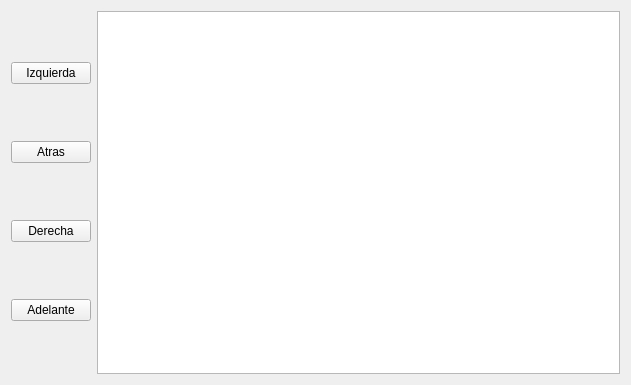
<?xml version="1.0" encoding="UTF-8"?>
<ui version="4.0">
 <class>Widget</class>
 <widget class="QWidget" name="Widget">
  <property name="geometry">
   <rect>
    <x>0</x>
    <y>0</y>
    <width>631</width>
    <height>385</height>
   </rect>
  </property>
  <property name="windowTitle">
   <string>Widget</string>
  </property>
  <layout class="QHBoxLayout" name="horizontalLayout">
   <item>
    <layout class="QVBoxLayout" name="verticalLayout">
     <item>
      <widget class="QPushButton" name="Izquierda">
       <property name="text">
        <string>Izquierda</string>
       </property>
      </widget>
     </item>
     <item>
      <widget class="QPushButton" name="Atras">
       <property name="text">
        <string>Atras</string>
       </property>
      </widget>
     </item>
     <item>
      <widget class="QPushButton" name="Derecha">
       <property name="text">
        <string>Derecha</string>
       </property>
      </widget>
     </item>
     <item>
      <widget class="QPushButton" name="Adelante">
       <property name="text">
        <string>Adelante</string>
       </property>
      </widget>
     </item>
    </layout>
   </item>
   <item>
    <widget class="QListView" name="listView"/>
   </item>
  </layout>
 </widget>
 <layoutdefault spacing="6" margin="11"/>
 <resources/>
 <connections/>
</ui>
